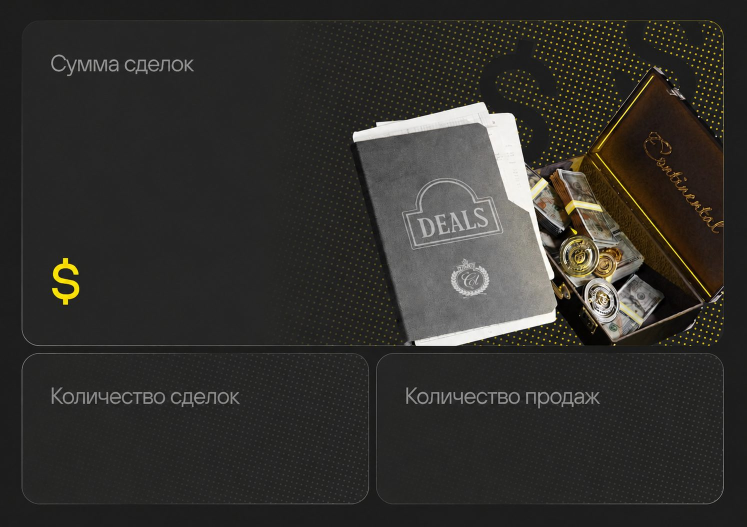
#> input picture backend/app/bot/assets/deals.jpg, 1493 x 1053 px (shown at 1/2 size)
$ python -i banners.py   (imports and definitions only)
#> lines starting #> are read from the running program, lines starting #| are printed output that depends on the picture
#> further down, picture is the input picture: PIL image 1493x1053 RGB; mean R, G, B 50.2, 48.7, 45.1
"""Bot banner image composition.

The static banners (Поиск, Помощь) are served as plain files by ``sections.py``
via ``FSInputFile``. The Сделки and Профиль banners are dynamically overlaid
with the user's values on top of pre-rendered templates.

The templates already include the yellow ``$`` glyph and the row labels —
this module only draws the numeric/text values at fixed coordinates.
"""

from __future__ import annotations

import io
import logging
from functools import lru_cache
from pathlib import Path

from PIL import Image, ImageDraw, ImageFont, ImageOps

logger = logging.getLogger(__name__)

_ASSETS = Path(__file__).parent / "assets"
_FONT_PATH = _ASSETS / "DejaVuSans-Bold.ttf"

# Match the template's yellow accent (sampled from the source PNG).
_YELLOW = "#F5CC1D"
_WHITE = "#FFFFFF"
_BLACK = "#000000"

# Coordinates were measured against the source templates. They are
# expressed in pixels relative to the template's native resolution
# (``deals.jpg`` = 1493×1053).
# Top card: "Сумма сделок" label is part of the template at the
# top-left (~y=85); the value sits directly underneath it. The
# template also carries a decorative yellow ``$`` glyph further down
# the card — we draw our own ``$`` together with the value here so
# the rendered number isn't 400px below its own label. Bottom-card
# values follow the same rhythm — right under the label, not at the
# bottom edge of the card.
_DEALS_SUM_XY = (110, 165)
_DEALS_BUYS_XY = (105, 870)
_DEALS_SALES_XY = (810, 870)
_DEALS_SUM_SIZE = 96
_DEALS_COUNT_SIZE = 86
_DEALS_SUM_MAX_WIDTH = 1300  # leave breathing room across the wide card

# The template ships with a decorative yellow ``$`` glyph at this
# bbox (left, top, right, bottom) — we now draw our own ``$`` above
# the card next to the value, so this leftover glyph would look like
# a duplicate. Paint it out with the card's background colour before
# any text rendering.
_DEALS_TEMPLATE_DOLLAR_BBOX = (95, 506, 170, 610)
_DEALS_CARD_BG = (38, 38, 38)

# Profile template (``profile-new.png`` = 1254×1254). The wooden
# frame's interior black panel is a slightly rotated quadrilateral
# (perspective-warped 3-D render). These four corners were measured
# by flood-filling the dark central region from a known interior
# seed point; the avatar is perspective-mapped onto this quad so it
# fills the frame exactly (no circular crop, no dark border).
_PROFILE_TEMPLATE = _ASSETS / "profile-new.png"
_PROFILE_FRAME_QUAD = (
    (288, 266),   # top-left
    (898, 179),   # top-right
    (1046, 711),  # bottom-right
    (389, 818),   # bottom-left
)
# Source avatar is resized to this square edge before being warped
# onto the quad. Large enough that the warped result has no blur at
# the actual quad scale (~700px on the long side).
_PROFILE_AVATAR_SRC_SIZE = 1024

# Two-card row at the bottom, matching the reference (Image 9 / 10):
#   * left wide card → ``@username``
#   * right narrow card → "Депозит" small label + ``$ N`` value
# Both cards share the same height and corner radius so they visually
# rhyme; the radius matches the frame's own rounded corners.
_PROFILE_CARD_CORNER_RADIUS = 36
_PROFILE_CARD_Y = 1175
_PROFILE_CARD_H = 150

_PROFILE_USERNAME_CARD_CENTER = (415, _PROFILE_CARD_Y)
_PROFILE_USERNAME_CARD_W = 770
_PROFILE_USERNAME_SIZE = 60
_PROFILE_USERNAME_MAX_WIDTH = 700

_PROFILE_DEPOSIT_CARD_CENTER = (1027, _PROFILE_CARD_Y)
_PROFILE_DEPOSIT_CARD_W = 395
_PROFILE_DEPOSIT_LABEL_XY = (1027, _PROFILE_CARD_Y - 32)
_PROFILE_DEPOSIT_LABEL_SIZE = 28
_PROFILE_DEPOSIT_VALUE_XY = (1027, _PROFILE_CARD_Y + 18)
_PROFILE_DEPOSIT_VALUE_SIZE = 64
_PROFILE_DEPOSIT_VALUE_MAX_WIDTH = 340


@lru_cache(maxsize=16)
def _font(size: int) -> ImageFont.FreeTypeFont:
    return ImageFont.truetype(str(_FONT_PATH), size)


# [147 lines left out: functions _fmt_money, _autofit, _draw_text_centered, _paste_centered, _perspective_coeffs, _warp_avatar_to_quad and 2 more, not called in this run]


def _boost_alpha(im: Image.Image, factor: float = 8.0) -> Image.Image:
    """Multiply the alpha channel by ``factor`` (clamped to 255).

    The source ``user-info-bg.png`` / ``user-stat-bg.png`` overlays
    have very low max-alpha (~22), which makes them invisible on a
    dark template. Boosting brings out their shape without changing
    the colour palette.
    """
#> called with factor = 8
    if im.mode != "RGBA":
        im = im.convert("RGBA")
    r, g, b, a = im.split()
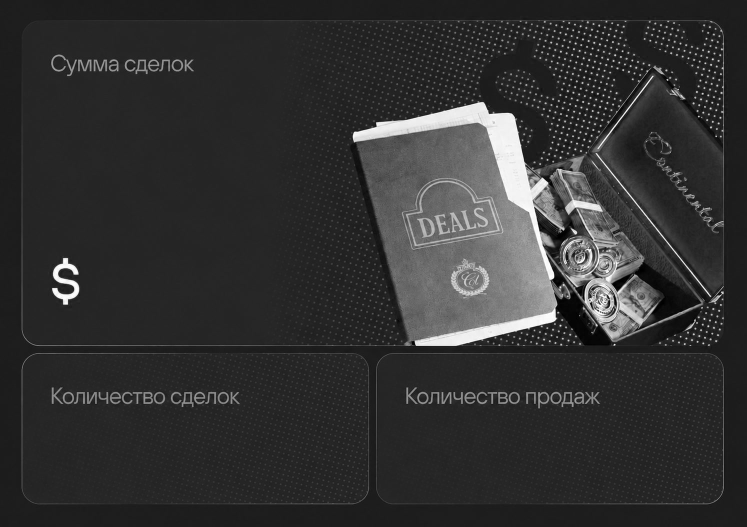
#> r: PIL image 1493x1053 L (shown at 1/2 size); min 0, max 255, mean 50.2
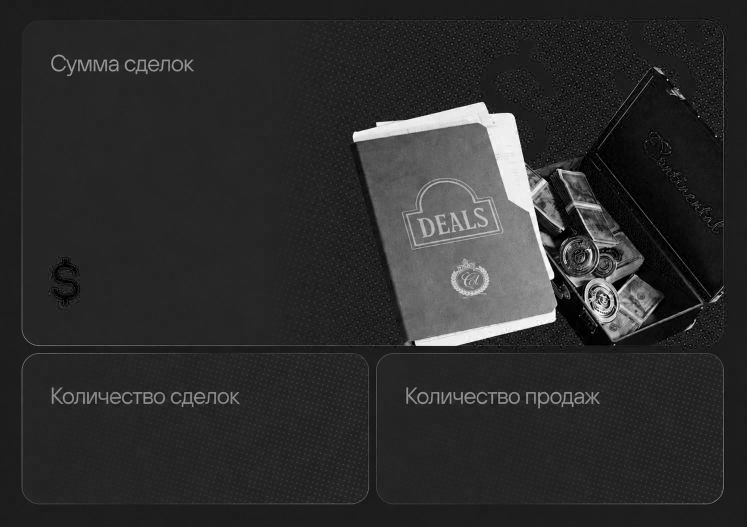
#> b: PIL image 1493x1053 L (shown at 1/2 size); min 0, max 255, mean 45.1
#> a: PIL image 1493x1053 L; every value is 255
    lut = [min(255, int(v * factor)) for v in range(256)]
    a = a.point(lut)
    return Image.merge("RGBA", (r, g, b, a))


# [182 lines left out: functions _paste_label_card, _placeholder_avatar_square, render_deals, render_profile, not called in this run]

>>> from PIL import Image
>>> picture = Image.open('assets/deals.jpg')
>>> result = _boost_alpha(picture)

$ run again, on backend/app/bot/assets/help.jpg
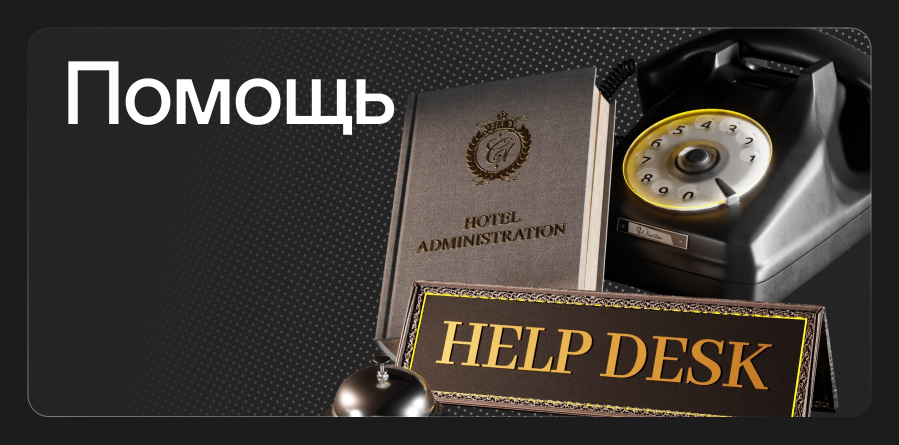
#> input picture backend/app/bot/assets/help.jpg, 1798 x 889 px (shown at 1/2 size)
#> picture is the input picture: PIL image 1798x889 RGB; mean R, G, B 61.7, 57.1, 52.6
#> in _boost_alpha, `r, g, b, a = im.split()`:
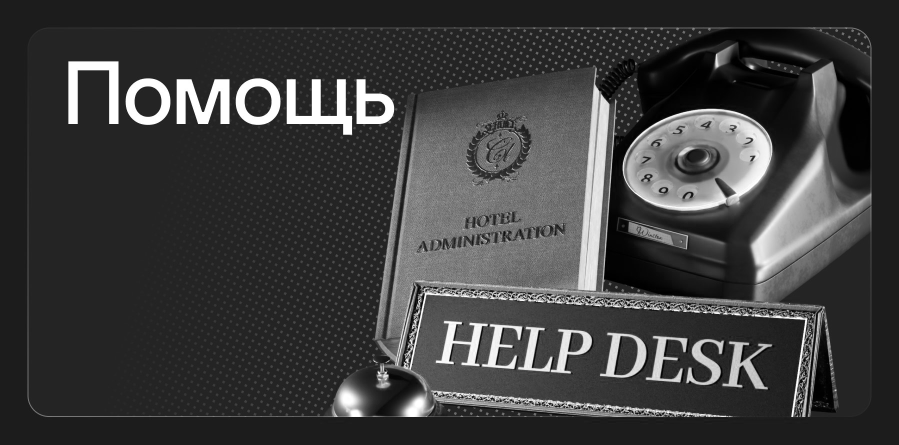
#> r: PIL image 1798x889 L (shown at 1/2 size); min 0, max 255, mean 61.7
#> in _boost_alpha, `r, g, b, a = im.split()`:
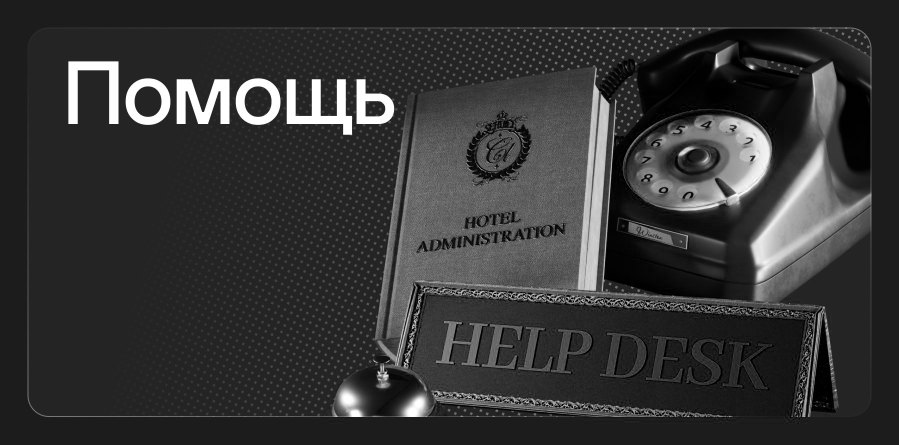
#> b: PIL image 1798x889 L (shown at 1/2 size); min 0, max 255, mean 52.6
#> a: PIL image 1798x889 L; every value is 255

$ run again, on backend/app/bot/assets/search.jpg
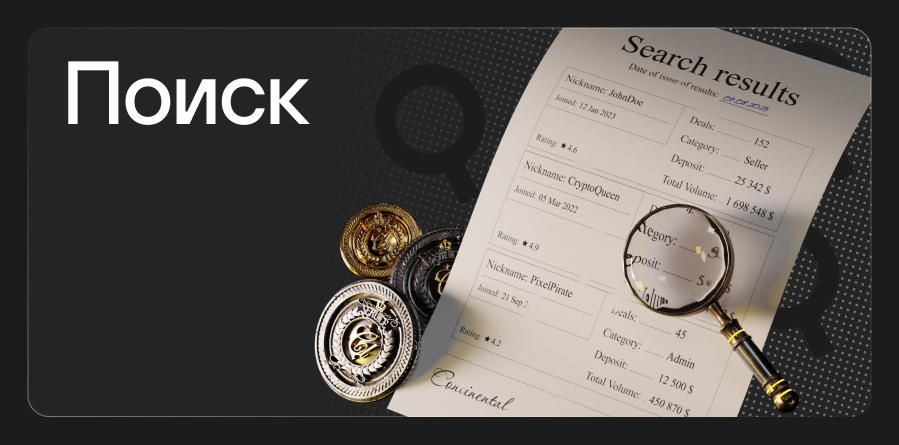
#> input picture backend/app/bot/assets/search.jpg, 1798 x 889 px (shown at 1/2 size)
#> picture is the input picture: PIL image 1798x889 RGB; mean R, G, B 89.1, 84.9, 81.2
#> in _boost_alpha, `r, g, b, a = im.split()`:
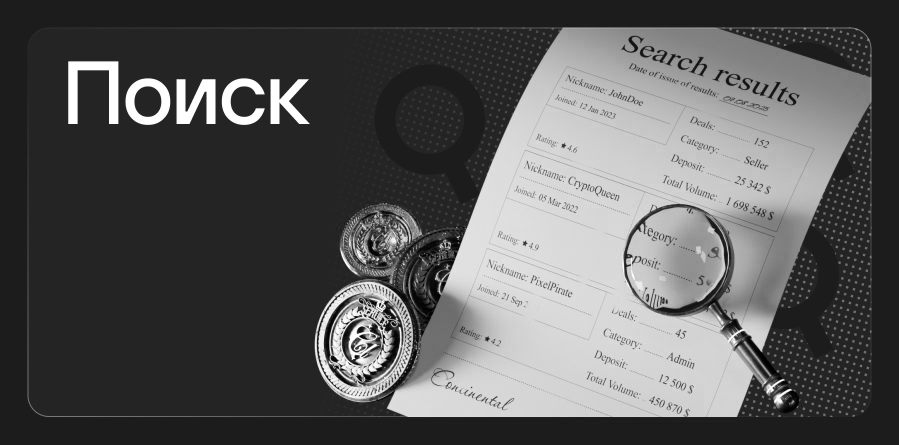
#> r: PIL image 1798x889 L (shown at 1/2 size); min 0, max 255, mean 89.1
#> in _boost_alpha, `r, g, b, a = im.split()`:
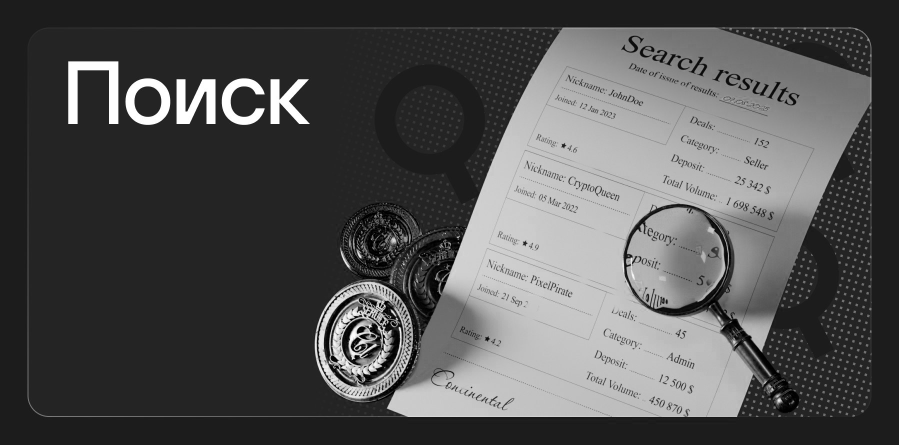
#> b: PIL image 1798x889 L (shown at 1/2 size); min 0, max 255, mean 81.2
#> a: PIL image 1798x889 L; every value is 255
